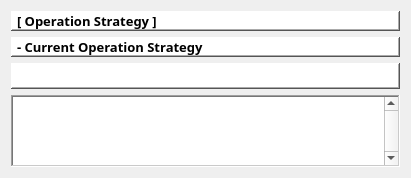
  <widget class="QWidget" name="gridLayoutWidget_5">
   <property name="geometry">
    <rect>
     <x>1180</x>
     <y>50</y>
     <width>411</width>
     <height>156</height>
    </rect>
   </property>
   <layout class="QGridLayout" name="gridLayout_5">
    <item row="1" column="0">
     <widget class="QLabel" name="label_12">
      <property name="sizePolicy">
       <sizepolicy hsizetype="Fixed" vsizetype="Fixed">
        <horstretch>0</horstretch>
        <verstretch>0</verstretch>
       </sizepolicy>
      </property>
      <property name="maximumSize">
       <size>
        <width>1000</width>
        <height>20</height>
       </size>
      </property>
      <property name="font">
       <font>
        <family>Gadugi</family>
        <pointsize>10</pointsize>
        <weight>75</weight>
        <bold>true</bold>
       </font>
      </property>
      <property name="styleSheet">
       <string notr="true">background-color: rgb(255, 255, 255);</string>
      </property>
      <property name="frameShape">
       <enum>QFrame::WinPanel</enum>
      </property>
      <property name="frameShadow">
       <enum>QFrame::Raised</enum>
      </property>
      <property name="text">
       <string>- Current Operation Strategy</string>
      </property>
      <property name="alignment">
       <set>Qt::AlignLeading|Qt::AlignLeft|Qt::AlignVCenter</set>
      </property>
     </widget>
    </item>
    <item row="0" column="0">
     <widget class="QLabel" name="label_11">
      <property name="sizePolicy">
       <sizepolicy hsizetype="Fixed" vsizetype="Fixed">
        <horstretch>0</horstretch>
        <verstretch>0</verstretch>
       </sizepolicy>
      </property>
      <property name="maximumSize">
       <size>
        <width>1000</width>
        <height>20</height>
       </size>
      </property>
      <property name="font">
       <font>
        <family>Gadugi</family>
        <pointsize>10</pointsize>
        <weight>75</weight>
        <bold>true</bold>
       </font>
      </property>
      <property name="styleSheet">
       <string notr="true">background-color: rgb(255, 255, 255);</string>
      </property>
      <property name="frameShape">
       <enum>QFrame::WinPanel</enum>
      </property>
      <property name="frameShadow">
       <enum>QFrame::Raised</enum>
      </property>
      <property name="text">
       <string>[ Operation Strategy ]</string>
      </property>
      <property name="alignment">
       <set>Qt::AlignLeading|Qt::AlignLeft|Qt::AlignVCenter</set>
      </property>
     </widget>
    </item>
    <item row="2" column="0">
     <widget class="QLabel" name="Current_op">
      <property name="sizePolicy">
       <sizepolicy hsizetype="Fixed" vsizetype="Fixed">
        <horstretch>0</horstretch>
        <verstretch>0</verstretch>
       </sizepolicy>
      </property>
      <property name="maximumSize">
       <size>
        <width>1000</width>
        <height>35</height>
       </size>
      </property>
      <property name="font">
       <font>
        <family>Gadugi</family>
        <pointsize>12</pointsize>
        <weight>75</weight>
        <bold>true</bold>
       </font>
      </property>
      <property name="styleSheet">
       <string notr="true">background-color: rgb(255, 255, 255);</string>
      </property>
      <property name="frameShape">
       <enum>QFrame::WinPanel</enum>
      </property>
      <property name="frameShadow">
       <enum>QFrame::Raised</enum>
      </property>
      <property name="text">
       <string/>
      </property>
      <property name="alignment">
       <set>Qt::AlignCenter</set>
      </property>
     </widget>
    </item>
    <item row="3" column="0">
     <widget class="QTextEdit" name="Strategy_out">
      <property name="sizePolicy">
       <sizepolicy hsizetype="Fixed" vsizetype="Preferred">
        <horstretch>0</horstretch>
        <verstretch>0</verstretch>
       </sizepolicy>
      </property>
      <property name="maximumSize">
       <size>
        <width>1000</width>
        <height>150</height>
       </size>
      </property>
      <property name="frameShape">
       <enum>QFrame::WinPanel</enum>
      </property>
      <property name="verticalScrollBarPolicy">
       <enum>Qt::ScrollBarAlwaysOn</enum>
      </property>
     </widget>
    </item>
   </layout>
  </widget>
